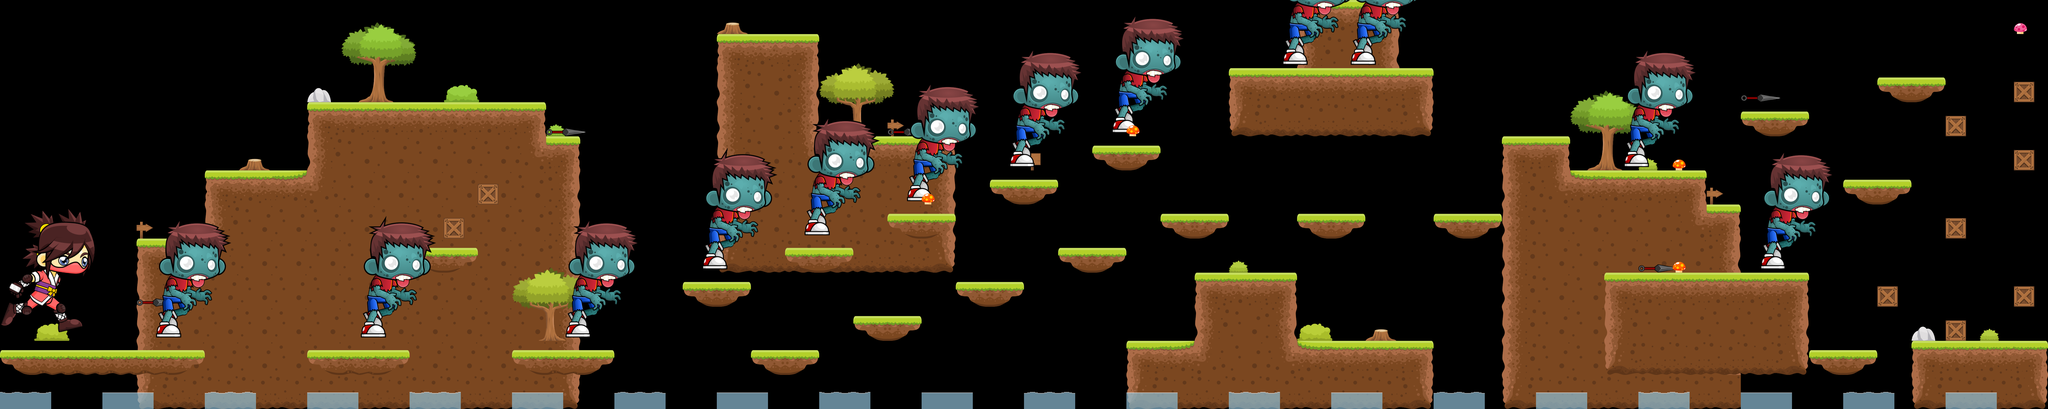

Tiled map render using the project's own tile images. Description and the whole map definition, tile-layer contents included, below:
An orthogonal 60x12 tile map with 128x128 px tiles, 3 tile layers (Background, Foreground, Water), 2 tilesets.

<map version="1.9" tiledversion="1.9.2" orientation="orthogonal" renderorder="right-down" width="60" height="12" tilewidth="128" tileheight="128" infinite="0" nextlayerid="4" nextobjectid="1">
 <editorsettings>
  <export target="../level_layers/level_5.csv" format="csv" />
 </editorsettings>
 <tileset firstgid="1" source="water.tsx" />
 <tileset firstgid="5" source="terrain.tsx" />
 <layer id="2" name="Background" width="60" height="12">
  <data encoding="csv">
0,0,0,0,0,0,0,0,0,0,0,0,0,0,0,0,0,0,0,0,0,35,0,0,0,0,0,0,0,0,0,0,0,0,0,0,0,0,5,6,7,0,0,0,0,0,0,0,0,0,0,0,0,0,0,0,0,0,0,0,
0,0,0,0,0,0,0,0,0,0,0,0,0,0,0,0,0,0,0,0,0,5,6,7,0,0,0,0,0,0,0,0,0,0,0,0,0,0,8,9,10,0,0,0,0,0,0,0,0,0,0,0,0,0,0,0,0,0,0,0,
0,0,0,0,0,0,0,0,0,34,36,0,0,25,0,0,0,0,0,0,0,8,9,10,0,0,0,0,0,0,0,0,0,0,0,0,0,0,0,0,0,0,0,0,0,0,0,0,0,0,0,0,0,0,0,17,19,0,0,0,
0,0,0,0,0,0,0,0,0,5,6,6,6,6,6,7,27,0,0,0,0,8,9,10,37,0,33,0,0,0,0,0,0,0,0,0,0,0,0,0,0,0,0,0,0,0,0,0,0,0,0,17,19,0,0,0,0,0,0,0,
0,0,0,0,0,0,0,35,0,8,9,9,9,9,9,14,7,0,0,0,0,8,9,14,15,6,6,7,0,0,32,0,0,0,0,0,0,0,0,0,0,0,0,0,0,0,36,0,28,0,0,0,0,0,0,0,0,0,0,0,
0,0,0,0,0,0,5,6,11,12,9,9,9,9,9,9,10,0,0,0,0,8,9,9,9,9,9,10,0,0,0,0,0,0,0,0,0,0,0,0,0,0,0,0,0,0,0,0,0,0,33,0,0,0,17,19,0,0,0,0,
0,0,0,0,33,0,8,9,9,9,9,9,9,9,9,9,10,0,0,0,0,8,9,9,9,9,9,10,0,0,0,0,0,0,17,19,0,0,17,19,0,0,17,19,0,0,0,0,0,0,0,0,0,0,0,0,0,0,0,0,
0,0,0,0,5,11,12,9,9,9,9,9,9,9,9,9,10,0,0,0,0,16,13,13,13,13,13,20,0,0,0,17,19,0,0,0,28,0,0,0,0,0,0,0,0,0,0,9,9,9,10,0,0,0,0,0,0,0,0,0,
0,0,0,0,8,9,9,9,9,9,9,9,9,9,9,9,10,0,0,0,0,0,0,0,0,0,0,0,17,19,0,0,0,0,0,5,6,7,0,0,0,0,0,0,0,0,0,9,9,9,10,0,0,0,0,0,0,0,0,0,
0,26,0,0,8,9,9,9,9,9,9,9,9,9,9,9,10,0,0,0,0,0,0,0,0,17,19,0,0,0,0,0,0,0,0,8,9,10,26,0,35,0,0,0,0,0,0,9,9,9,10,0,0,0,0,0,34,0,28,0,
0,0,0,0,8,9,9,9,9,9,9,9,9,9,9,9,10,0,0,0,0,0,17,19,0,0,0,0,0,0,0,0,0,5,11,12,9,14,15,6,6,7,0,0,0,0,0,9,9,9,10,0,0,17,19,0,5,6,6,7,
0,0,0,0,16,13,13,13,13,13,13,13,13,13,13,13,20,0,0,0,0,0,0,0,0,0,0,0,0,0,0,0,0,16,13,13,13,13,13,13,13,20,0,0,0,0,0,0,0,0,0,0,0,0,0,0,16,13,13,20
</data>
 </layer>
 <layer id="3" name="Foreground" width="60" height="12">
  <data encoding="csv">
0,0,0,0,0,0,0,0,0,0,0,0,0,0,0,0,0,0,0,0,0,0,0,0,0,0,0,0,0,0,0,0,0,0,0,0,0,0,0,0,0,0,0,0,0,0,0,0,0,0,0,0,0,0,0,0,0,0,0,30,
0,0,0,0,0,0,0,0,0,0,0,0,0,0,0,0,0,0,0,0,0,0,0,0,0,0,0,0,0,0,0,0,0,0,0,0,0,39,0,39,0,0,0,0,0,0,0,0,0,0,0,0,0,0,0,0,0,0,0,0,
0,0,0,0,0,0,0,0,0,0,0,0,0,0,0,0,0,0,0,0,0,0,0,0,0,0,0,0,0,0,0,0,0,0,0,0,5,6,6,6,6,7,0,0,0,0,0,0,0,0,0,40,0,0,0,0,0,0,0,29,
0,0,0,0,0,0,0,0,0,0,0,0,0,0,0,0,40,0,0,0,0,0,0,0,0,0,40,0,0,0,0,0,39,31,0,0,16,13,13,13,13,20,0,0,0,0,0,0,0,0,0,0,0,0,0,0,0,29,0,0,
0,0,0,0,0,0,0,0,0,0,0,0,0,0,0,0,0,0,0,0,0,0,0,0,0,0,0,0,0,39,0,0,17,19,0,0,0,0,0,0,0,0,0,0,5,7,0,39,0,31,0,0,0,0,0,0,0,0,0,29,
0,0,0,0,0,0,0,0,0,0,0,0,0,0,29,0,0,0,0,0,0,0,0,0,0,0,39,31,0,17,19,0,0,0,0,0,0,0,0,0,0,0,0,0,8,14,15,6,6,7,0,0,0,0,0,0,0,0,0,0,
0,0,0,0,0,0,0,0,0,0,0,0,31,29,0,0,0,0,0,0,0,0,0,39,0,0,17,19,0,0,0,0,0,0,0,0,0,0,0,0,0,0,0,0,8,9,9,9,9,14,7,0,0,0,0,0,0,29,0,0,
0,0,0,0,0,0,0,0,0,0,0,0,17,19,0,0,0,0,0,0,39,0,0,17,19,0,0,0,0,0,0,0,0,0,0,0,0,0,0,0,0,0,0,0,8,9,9,0,40,31,0,39,0,0,0,0,0,0,0,0,
0,0,0,0,40,0,0,0,0,0,0,0,0,0,0,0,0,0,0,0,17,19,0,0,0,0,0,0,0,0,0,0,0,0,0,0,0,0,0,0,0,0,0,0,8,9,9,5,6,6,6,6,7,0,0,29,0,0,0,29,
38,0,0,0,39,0,0,0,0,0,39,0,0,0,0,37,39,0,0,0,0,0,0,0,0,0,0,0,0,0,0,0,0,0,0,0,0,0,0,0,0,0,0,0,8,9,9,8,9,9,9,9,10,0,0,0,0,29,0,0,
17,18,18,18,18,19,0,0,0,17,18,19,0,0,0,17,18,19,0,0,0,0,0,0,0,0,0,0,0,0,0,0,0,0,0,0,0,0,0,0,0,0,0,0,8,9,9,16,13,13,13,13,20,0,0,0,0,0,0,0,
0,0,0,0,0,0,0,0,0,0,0,0,0,0,0,0,0,0,0,0,0,0,0,0,0,0,0,0,0,0,0,0,0,0,0,0,0,0,0,0,0,0,0,0,16,13,13,13,13,13,13,0,0,0,0,0,0,0,0,0
</data>
 </layer>
 <layer id="1" name="Water" width="60" height="12">
  <data encoding="csv">
0,0,0,0,0,0,0,0,0,0,0,0,0,0,0,0,0,0,0,0,0,0,0,0,0,0,0,0,0,0,0,0,0,0,0,0,0,0,0,0,0,0,0,0,0,0,0,0,0,0,0,0,0,0,0,0,0,0,0,0,
0,0,0,0,0,0,0,0,0,0,0,0,0,0,0,0,0,0,0,0,0,0,0,0,0,0,0,0,0,0,0,0,0,0,0,0,0,0,0,0,0,0,0,0,0,0,0,0,0,0,0,0,0,0,0,0,0,0,0,0,
0,0,0,0,0,0,0,0,0,0,0,0,0,0,0,0,0,0,0,0,0,0,0,0,0,0,0,0,0,0,0,0,0,0,0,0,0,0,0,0,0,0,0,0,0,0,0,0,0,0,0,0,0,0,0,0,0,0,0,0,
0,0,0,0,0,0,0,0,0,0,0,0,0,0,0,0,0,0,0,0,0,0,0,0,0,0,0,0,0,0,0,0,0,0,0,0,0,0,0,0,0,0,0,0,0,0,0,0,0,0,0,0,0,0,0,0,0,0,0,0,
0,0,0,0,0,0,0,0,0,0,0,0,0,0,0,0,0,0,0,0,0,0,0,0,0,0,0,0,0,0,0,0,0,0,0,0,0,0,0,0,0,0,0,0,0,0,0,0,0,0,0,0,0,0,0,0,0,0,0,0,
0,0,0,0,0,0,0,0,0,0,0,0,0,0,0,0,0,0,0,0,0,0,0,0,0,0,0,0,0,0,0,0,0,0,0,0,0,0,0,0,0,0,0,0,0,0,0,0,0,0,0,0,0,0,0,0,0,0,0,0,
0,0,0,0,0,0,0,0,0,0,0,0,0,0,0,0,0,0,0,0,0,0,0,0,0,0,0,0,0,0,0,0,0,0,0,0,0,0,0,0,0,0,0,0,0,0,0,0,0,0,0,0,0,0,0,0,0,0,0,0,
0,0,0,0,0,0,0,0,0,0,0,0,0,0,0,0,0,0,0,0,0,0,0,0,0,0,0,0,0,0,0,0,0,0,0,0,0,0,0,0,0,0,0,0,0,0,0,0,0,0,0,0,0,0,0,0,0,0,0,0,
0,0,0,0,0,0,0,0,0,0,0,0,0,0,0,0,0,0,0,0,0,0,0,0,0,0,0,0,0,0,0,0,0,0,0,0,0,0,0,0,0,0,0,0,0,0,0,0,0,0,0,0,0,0,0,0,0,0,0,0,
0,0,0,0,0,0,0,0,0,0,0,0,0,0,0,0,0,0,0,0,0,0,0,0,0,0,0,0,0,0,0,0,0,0,0,0,0,0,0,0,0,0,0,0,0,0,0,0,0,0,0,0,0,0,0,0,0,0,0,0,
0,0,0,0,0,0,0,0,0,0,0,0,0,0,0,0,0,0,0,0,0,0,0,0,0,0,0,0,0,0,0,0,0,0,0,0,0,0,0,0,0,0,0,0,0,0,0,0,0,0,0,0,0,0,0,0,0,0,0,0,
1,0,0,2,0,0,3,0,0,4,0,0,1,0,0,2,0,0,3,0,0,4,0,0,1,0,0,2,0,0,3,0,0,4,0,0,1,0,0,2,0,0,3,0,0,4,0,0,1,0,0,2,0,0,3,0,0,4,0,0
</data>
 </layer>
</map>
